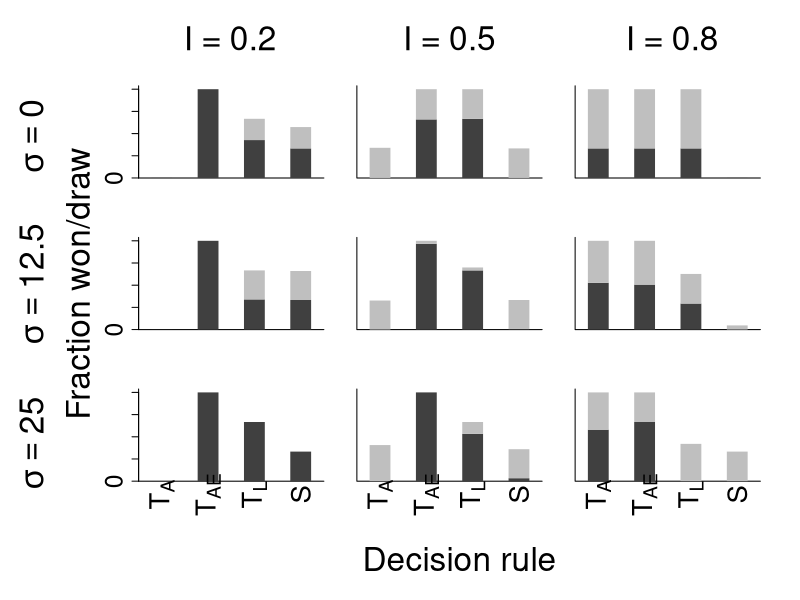

Write the R code that produced this figure.
x11(width=10,height=10)

axcex <- 2.25
par(mfrow=c(3,3),oma=c(5,10,6,1),mar=c(4,.5,.5,2))

#sig0, i02
data <- read.table("sig0_i02/data/output.txt",header=T)
x <- data$frac_s1
y <- data$frac_draw

# in the following we calculate the total fraction of won competitions (*1/3, because every strategy participated in 3 competitions)
wins_TL  <- 1/3 * ( sum(x[1:3]) )
wins_TA  <- 1/3 * ( 1-x[1]-y[1] + sum(x[4:5]) )
wins_TAE <- 1/3 * ( 1-x[2]-y[2] + 1-x[4]-y[4] + x[6] )
wins_S   <- 1/3 * ( 1-x[3]-y[3] + 1-x[5]-y[5] + 1-x[6]-y[6] )

draws_TL  <- 1/3 * ( y[1] + y[2] + y[3] )
draws_TA  <- 1/3 * ( y[1] + y[4] + y[5] )
draws_TAE <- 1/3 * ( y[2] + y[4] + y[6] )
draws_S   <- 1/3 * ( y[3] + y[5] + y[6] )

xses_win <- 1:4
plot(1,1,type="n",bty="l",ylim=c(0.038,1),
     xlim=c(0.5,4.5),xlab="",ylab="",xaxt="n",xaxs="i",
     cex.axis=axcex,yaxt="n")
axis(side=2,at=c(0,0.25,0.5,0.75,1),labels=c("0","","0.5","","1"),cex.axis=axcex)
#segments(xses_win,rep(-1,4),xses_win,c(wins_TL,wins_TA,wins_TAE,wins_S),lend=1,lwd=20,col="grey25")
segments(xses_win,rep(-1,4),xses_win,c(wins_TA,wins_TAE,wins_TL,wins_S),lend=1,lwd=20,col="grey25")
segments(xses_win,c(wins_TA,wins_TAE,wins_TL,wins_S),xses_win,c(wins_TA+draws_TA,wins_TAE+draws_TAE,wins_TL+draws_TL,wins_S+draws_S),lend=1,lwd=20,col="grey75")

#sig0, i05
data <- read.table("sig0_i05/data/output.txt",header=T)
x <- data$frac_s1
y <- data$frac_draw

# in the following we calculate the total fraction of won competitions (*1/3, because every strategy participated in 3 competitions)
wins_TL  <- 1/3 * ( sum(x[1:3]) )
wins_TA  <- 1/3 * ( 1-x[1]-y[1] + sum(x[4:5]) )
wins_TAE <- 1/3 * ( 1-x[2]-y[2] + 1-x[4]-y[4] + x[6] )
wins_S   <- 1/3 * ( 1-x[3]-y[3] + 1-x[5]-y[5] + 1-x[6]-y[6] )

draws_TL  <- 1/3 * ( y[1] + y[2] + y[3] )
draws_TA  <- 1/3 * ( y[1] + y[4] + y[5] )
draws_TAE <- 1/3 * ( y[2] + y[4] + y[6] )
draws_S   <- 1/3 * ( y[3] + y[5] + y[6] )

xses_win <- 1:4
plot(1,1,type="n",bty="l",ylim=c(0.038,1),
     xlim=c(0.5,4.5),xlab="",ylab="",xaxt="n",xaxs="i",
     cex.axis=axcex,yaxt="n")
#segments(xses_win,rep(-1,4),xses_win,c(wins_TL,wins_TA,wins_TAE,wins_S),lend=1,lwd=20,col="grey25")
segments(xses_win,rep(-1,4),xses_win,c(wins_TA,wins_TAE,wins_TL,wins_S),lend=1,lwd=20,col="grey25")
segments(xses_win,c(wins_TA,wins_TAE,wins_TL,wins_S),xses_win,c(wins_TA+draws_TA,wins_TAE+draws_TAE,wins_TL+draws_TL,wins_S+draws_S),lend=1,lwd=20,col="grey75")



#sig0, i08
data <- read.table("sig0_i08/data/output.txt",header=T)
x <- data$frac_s1
y <- data$frac_draw

# in the following we calculate the total fraction of won competitions (*1/3, because every strategy participated in 3 competitions)
wins_TL  <- 1/3 * ( sum(x[1:3]) )
wins_TA  <- 1/3 * ( 1-x[1]-y[1] + sum(x[4:5]) )
wins_TAE <- 1/3 * ( 1-x[2]-y[2] + 1-x[4]-y[4] + x[6] )
wins_S   <- 1/3 * ( 1-x[3]-y[3] + 1-x[5]-y[5] + 1-x[6]-y[6] )

draws_TL  <- 1/3 * ( y[1] + y[2] + y[3] )
draws_TA  <- 1/3 * ( y[1] + y[4] + y[5] )
draws_TAE <- 1/3 * ( y[2] + y[4] + y[6] )
draws_S   <- 1/3 * ( y[3] + y[5] + y[6] )

xses_win <- 1:4
plot(1,1,type="n",bty="l",ylim=c(0.038,1),
     xlim=c(0.5,4.5),xlab="",ylab="",xaxt="n",xaxs="i",
     cex.axis=axcex,yaxt="n")
#segments(xses_win,rep(-1,4),xses_win,c(wins_TL,wins_TA,wins_TAE,wins_S),lend=1,lwd=20,col="grey25")
segments(xses_win,rep(-1,4),xses_win,c(wins_TA,wins_TAE,wins_TL,wins_S),lend=1,lwd=20,col="grey25")
segments(xses_win,c(wins_TA,wins_TAE,wins_TL,wins_S),xses_win,c(wins_TA+draws_TA,wins_TAE+draws_TAE,wins_TL+draws_TL,wins_S+draws_S),lend=1,lwd=20,col="grey75")


#sig125, i02
data <- read.table("sig125_i02/data/output.txt",header=T)
x <- data$frac_s1
y <- data$frac_draw

# in the following we calculate the total fraction of won competitions (*1/3, because every strategy participated in 3 competitions)
wins_TL  <- 1/3 * ( sum(x[1:3]) )
wins_TA  <- 1/3 * ( 1-x[1]-y[1] + sum(x[4:5]) )
wins_TAE <- 1/3 * ( 1-x[2]-y[2] + 1-x[4]-y[4] + x[6] )
wins_S   <- 1/3 * ( 1-x[3]-y[3] + 1-x[5]-y[5] + 1-x[6]-y[6] )

draws_TL  <- 1/3 * ( y[1] + y[2] + y[3] )
draws_TA  <- 1/3 * ( y[1] + y[4] + y[5] )
draws_TAE <- 1/3 * ( y[2] + y[4] + y[6] )
draws_S   <- 1/3 * ( y[3] + y[5] + y[6] )

xses_win <- 1:4
plot(1,1,type="n",bty="l",ylim=c(0.038,1),
     xlim=c(0.5,4.5),xlab="",ylab="",xaxt="n",xaxs="i",
     cex.axis=axcex,yaxt="n")
axis(side=2,at=c(0,0.25,0.5,0.75,1),labels=c("0","","0.5","","1"),cex.axis=axcex)
#segments(xses_win,rep(-1,4),xses_win,c(wins_TL,wins_TA,wins_TAE,wins_S),lend=1,lwd=20,col="grey25")
segments(xses_win,rep(-1,4),xses_win,c(wins_TA,wins_TAE,wins_TL,wins_S),lend=1,lwd=20,col="grey25")
segments(xses_win,c(wins_TA,wins_TAE,wins_TL,wins_S),xses_win,c(wins_TA+draws_TA,wins_TAE+draws_TAE,wins_TL+draws_TL,wins_S+draws_S),lend=1,lwd=20,col="grey75")


#sig125, i05
data <- read.table("sig125_i05/data/output.txt",header=T)
x <- data$frac_s1
y <- data$frac_draw

# in the following we calculate the total fraction of won competitions (*1/3, because every strategy participated in 3 competitions)
wins_TL  <- 1/3 * ( sum(x[1:3]) )
wins_TA  <- 1/3 * ( 1-x[1]-y[1] + sum(x[4:5]) )
wins_TAE <- 1/3 * ( 1-x[2]-y[2] + 1-x[4]-y[4] + x[6] )
wins_S   <- 1/3 * ( 1-x[3]-y[3] + 1-x[5]-y[5] + 1-x[6]-y[6] )

draws_TL  <- 1/3 * ( y[1] + y[2] + y[3] )
draws_TA  <- 1/3 * ( y[1] + y[4] + y[5] )
draws_TAE <- 1/3 * ( y[2] + y[4] + y[6] )
draws_S   <- 1/3 * ( y[3] + y[5] + y[6] )

xses_win <- 1:4
plot(1,1,type="n",bty="l",ylim=c(0.038,1),
     xlim=c(0.5,4.5),xlab="",ylab="",xaxt="n",xaxs="i",
     cex.axis=axcex,yaxt="n")
#segments(xses_win,rep(-1,4),xses_win,c(wins_TL,wins_TA,wins_TAE,wins_S),lend=1,lwd=20,col="grey25")
segments(xses_win,rep(-1,4),xses_win,c(wins_TA,wins_TAE,wins_TL,wins_S),lend=1,lwd=20,col="grey25")
segments(xses_win,c(wins_TA,wins_TAE,wins_TL,wins_S),xses_win,c(wins_TA+draws_TA,wins_TAE+draws_TAE,wins_TL+draws_TL,wins_S+draws_S),lend=1,lwd=20,col="grey75")



#sig125, i08
data <- read.table("sig125_i08/data/output.txt",header=T)
x <- data$frac_s1
y <- data$frac_draw

# in the following we calculate the total fraction of won competitions (*1/3, because every strategy participated in 3 competitions)
wins_TL  <- 1/3 * ( sum(x[1:3]) )
wins_TA  <- 1/3 * ( 1-x[1]-y[1] + sum(x[4:5]) )
wins_TAE <- 1/3 * ( 1-x[2]-y[2] + 1-x[4]-y[4] + x[6] )
wins_S   <- 1/3 * ( 1-x[3]-y[3] + 1-x[5]-y[5] + 1-x[6]-y[6] )

draws_TL  <- 1/3 * ( y[1] + y[2] + y[3] )
draws_TA  <- 1/3 * ( y[1] + y[4] + y[5] )
draws_TAE <- 1/3 * ( y[2] + y[4] + y[6] )
draws_S   <- 1/3 * ( y[3] + y[5] + y[6] )

xses_win <- 1:4
plot(1,1,type="n",bty="l",ylim=c(0.038,1),
     xlim=c(0.5,4.5),xlab="",ylab="",xaxt="n",xaxs="i",
     cex.axis=axcex,yaxt="n")
#segments(xses_win,rep(-1,4),xses_win,c(wins_TL,wins_TA,wins_TAE,wins_S),lend=1,lwd=20,col="grey25")
segments(xses_win,rep(-1,4),xses_win,c(wins_TA,wins_TAE,wins_TL,wins_S),lend=1,lwd=20,col="grey25")
segments(xses_win,c(wins_TA,wins_TAE,wins_TL,wins_S),xses_win,c(wins_TA+draws_TA,wins_TAE+draws_TAE,wins_TL+draws_TL,wins_S+draws_S),lend=1,lwd=20,col="grey75")



#sig25, i02
data <- read.table("sig25_i02/data/output.txt",header=T)
x <- data$frac_s1
y <- data$frac_draw

# in the following we calculate the total fraction of won competitions (*1/3, because every strategy participated in 3 competitions)
wins_TL  <- 1/3 * ( sum(x[1:3]) )
wins_TA  <- 1/3 * ( 1-x[1]-y[1] + sum(x[4:5]) )
wins_TAE <- 1/3 * ( 1-x[2]-y[2] + 1-x[4]-y[4] + x[6] )
wins_S   <- 1/3 * ( 1-x[3]-y[3] + 1-x[5]-y[5] + 1-x[6]-y[6] )

draws_TL  <- 1/3 * ( y[1] + y[2] + y[3] )
draws_TA  <- 1/3 * ( y[1] + y[4] + y[5] )
draws_TAE <- 1/3 * ( y[2] + y[4] + y[6] )
draws_S   <- 1/3 * ( y[3] + y[5] + y[6] )

xses_win <- 1:4
plot(1,1,type="n",bty="l",ylim=c(0.038,1),
     xlim=c(0.5,4.5),xlab="",ylab="",xaxt="n",xaxs="i",
     cex.axis=axcex,yaxt="n")
axis(side=2,at=c(0,0.25,0.5,0.75,1),labels=c("0","","0.5","","1"),cex.axis=axcex)
#segments(xses_win,rep(-1,4),xses_win,c(wins_TL,wins_TA,wins_TAE,wins_S),lend=1,lwd=20,col="grey25")
segments(xses_win,rep(-1,4),xses_win,c(wins_TA,wins_TAE,wins_TL,wins_S),lend=1,lwd=20,col="grey25")
segments(xses_win,c(wins_TA,wins_TAE,wins_TL,wins_S),xses_win,c(wins_TA+draws_TA,wins_TAE+draws_TAE,wins_TL+draws_TL,wins_S+draws_S),lend=1,lwd=20,col="grey75")

text(1,-0.15,expression(paste(T[A])),srt=90,xpd=T,cex=2.5)
text(2,-0.15,expression(paste(T[AE])),srt=90,xpd=T,cex=2.5)
text(3,-0.15,expression(paste(T[L])),srt=90,xpd=T,cex=2.5)
text(4,-0.15,expression(paste(S)),srt=90,xpd=T,cex=2.5)


#sig25, i05
data <- read.table("sig25_i05/data/output.txt",header=T)
x <- data$frac_s1
y <- data$frac_draw

# in the following we calculate the total fraction of won competitions (*1/3, because every strategy participated in 3 competitions)
wins_TL  <- 1/3 * ( sum(x[1:3]) )
wins_TA  <- 1/3 * ( 1-x[1]-y[1] + sum(x[4:5]) )
wins_TAE <- 1/3 * ( 1-x[2]-y[2] + 1-x[4]-y[4] + x[6] )
wins_S   <- 1/3 * ( 1-x[3]-y[3] + 1-x[5]-y[5] + 1-x[6]-y[6] )

draws_TL  <- 1/3 * ( y[1] + y[2] + y[3] )
draws_TA  <- 1/3 * ( y[1] + y[4] + y[5] )
draws_TAE <- 1/3 * ( y[2] + y[4] + y[6] )
draws_S   <- 1/3 * ( y[3] + y[5] + y[6] )

xses_win <- 1:4
plot(1,1,type="n",bty="l",ylim=c(0.038,1),
     xlim=c(0.5,4.5),xlab="",ylab="",xaxt="n",xaxs="i",
     cex.axis=axcex,yaxt="n")
#segments(xses_win,rep(-1,4),xses_win,c(wins_TL,wins_TA,wins_TAE,wins_S),lend=1,lwd=20,col="grey25")
segments(xses_win,rep(-1,4),xses_win,c(wins_TA,wins_TAE,wins_TL,wins_S),lend=1,lwd=20,col="grey25")
segments(xses_win,c(wins_TA,wins_TAE,wins_TL,wins_S),xses_win,c(wins_TA+draws_TA,wins_TAE+draws_TAE,wins_TL+draws_TL,wins_S+draws_S),lend=1,lwd=20,col="grey75")

text(1,-0.15,expression(paste(T[A])),srt=90,xpd=T,cex=2.5)
text(2,-0.15,expression(paste(T[AE])),srt=90,xpd=T,cex=2.5)
text(3,-0.15,expression(paste(T[L])),srt=90,xpd=T,cex=2.5)
text(4,-0.15,expression(paste(S)),srt=90,xpd=T,cex=2.5)


#sig25, i08
data <- read.table("sig25_i08/data/output.txt",header=T)
x <- data$frac_s1
y <- data$frac_draw

# in the following we calculate the total fraction of won competitions (*1/3, because every strategy participated in 3 competitions)
wins_TL  <- 1/3 * ( sum(x[1:3]) )
wins_TA  <- 1/3 * ( 1-x[1]-y[1] + sum(x[4:5]) )
wins_TAE <- 1/3 * ( 1-x[2]-y[2] + 1-x[4]-y[4] + x[6] )
wins_S   <- 1/3 * ( 1-x[3]-y[3] + 1-x[5]-y[5] + 1-x[6]-y[6] )

draws_TL  <- 1/3 * ( y[1] + y[2] + y[3] )
draws_TA  <- 1/3 * ( y[1] + y[4] + y[5] )
draws_TAE <- 1/3 * ( y[2] + y[4] + y[6] )
draws_S   <- 1/3 * ( y[3] + y[5] + y[6] )

xses_win <- 1:4
plot(1,1,type="n",bty="l",ylim=c(0.038,1),
     xlim=c(0.5,4.5),xlab="",ylab="",xaxt="n",xaxs="i",
     cex.axis=axcex,yaxt="n")
#segments(xses_win,rep(-1,4),xses_win,c(wins_TL,wins_TA,wins_TAE,wins_S),lend=1,lwd=20,col="grey25")
segments(xses_win,rep(-1,4),xses_win,c(wins_TA,wins_TAE,wins_TL,wins_S),lend=1,lwd=20,col="grey25")
segments(xses_win,c(wins_TA,wins_TAE,wins_TL,wins_S),xses_win,c(wins_TA+draws_TA,wins_TAE+draws_TAE,wins_TL+draws_TL,wins_S+draws_S),lend=1,lwd=20,col="grey75")

text(1,-0.15,expression(paste(T[A])),srt=90,xpd=T,cex=2.5)
text(2,-0.15,expression(paste(T[AE])),srt=90,xpd=T,cex=2.5)
text(3,-0.15,expression(paste(T[L])),srt=90,xpd=T,cex=2.5)
text(4,-0.15,expression(paste(S)),srt=90,xpd=T,cex=2.5)

mtext(at=0.5,side=1,line=2,outer=T,cex=2,"Decision rule")
mtext(at=0.2,side=2,line=6.5,outer=T,cex=2,expression(sigma==25))
mtext(at=0.55,side=2,line=6.5,outer=T,cex=2,expression(sigma==12.5))
mtext(at=0.875,side=2,line=6.5,outer=T,cex=2,expression(sigma==0))
mtext(at=0.55,side=2,line=3,outer=T,cex=2,"Fraction won/draw")
mtext(at=0.485,side=3,line=2,outer=T,"I = 0.5",cex=2)
mtext(at=0.825,side=3,line=2,outer=T,"I = 0.8",cex=2)
mtext(at=0.15,side=3,line=2,outer=T,"I = 0.2",cex=2)

dev.copy2eps(file="figure_3.eps",title="Poethke et al. | Figure 3")
